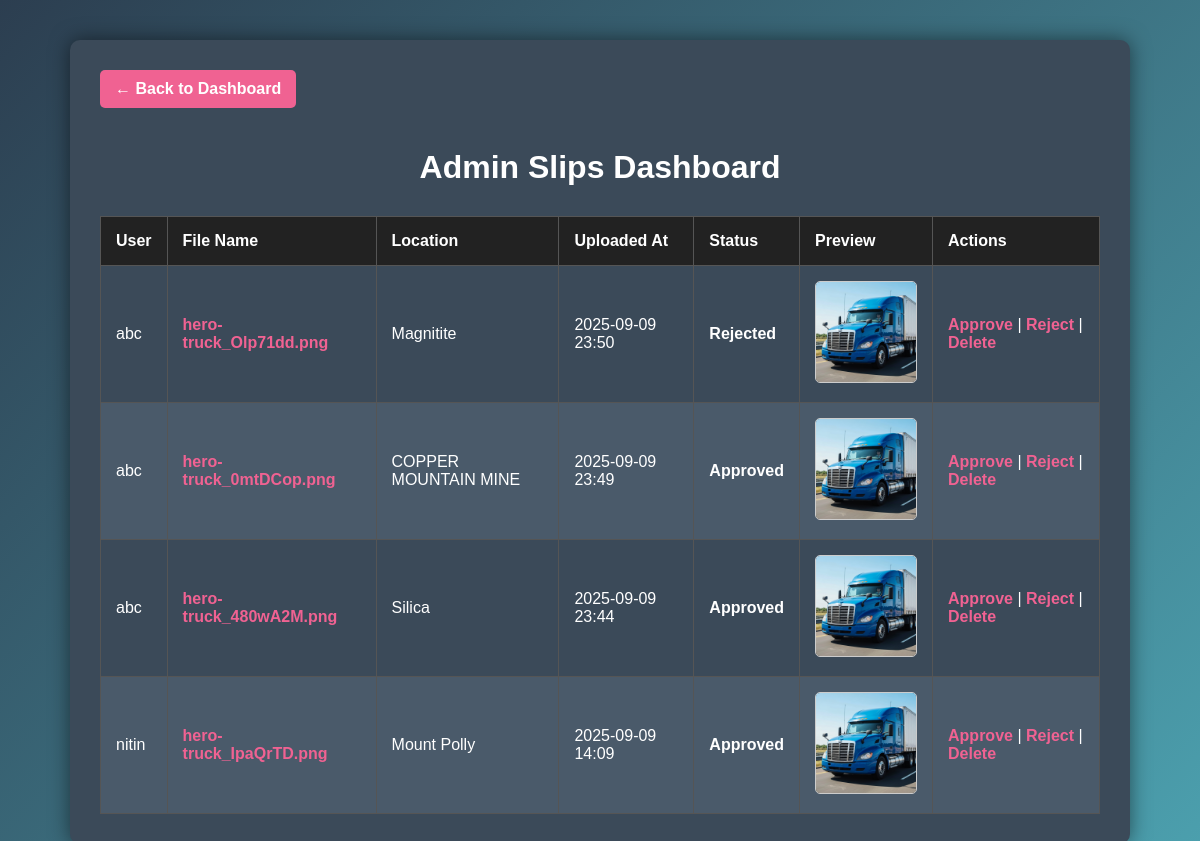
The page /all-slips/ (signed in) on the database its author committed.
### slips/models.py (models this page shows, shortened)
class Slips(models.Model):
    user = models.ForeignKey(
        settings.AUTH_USER_MODEL,   # links to your User model (drivers/admins)
        on_delete=models.CASCADE,
        related_name="slips"
    )
    file = models.FileField(upload_to="slips/")  # files will be saved in MEDIA_ROOT/slips/
    file_name = models.CharField(max_length=255, blank=True)
    uploaded_at = models.DateTimeField(auto_now_add=True)
    location = models.CharField(max_length=100,default="Unknown", blank=False)
    status = models.CharField(
        max_length=20,
        choices=[
            ("pending", "Pending"),
            ("approved", "Approved"),
            ("rejected", "Rejected"),
        ],
        default="pending"
    )
    @property
    def is_image(self):
        return self.file.name.lower().endswith(('.jpg', '.jpeg', '.png'))

### slips/views.py (the view)
# urls.py: path('all-slips/', views.admin_slips_view, name='a_slips'),
@login_required
@user_passes_test(lambda u: u.is_staff)  # restrict to staff/admin
def admin_slips_view(request):
    slips = Slips.objects.all().order_by('-uploaded_at')
    return render(request, 'admin_slips.html', {'slips': slips})

### slips/templatetags/customfilters.py (called while the page is built)
@register.filter
def basename(value):
    return os.path.basename(value)

### slips/templates/admin_slips.html (shortened to what this page needs)
{% load customfilters %}
<!DOCTYPE html>
<html lang="en">
<head>
</head>
<body>
    <div class="container">
        <a href="{% url 'a_dash' %}" class="back-button">← Back to Dashboard</a>
        <h1>Admin Slips Dashboard</h1>
        <table>
            <thead>
                <tr>
                    <th>User</th>
                    <th>File Name</th>
                    <th>Location</th>
                    <th>Uploaded At</th>
                    <th>Status</th>
                    <th>Preview</th>
                    <th>Actions</th>
                </tr>
            </thead>
            <tbody>
                {% for slip in slips %}
                <tr>
                    <td>{{ slip.user.username }}</td>
                    <td><a href="{{ slip.file.url }}" target="_blank">{{ slip.file_name|basename }}</a></td>
                    <td>{{ slip.location }}</td>
                    <td>{{ slip.uploaded_at|date:"Y-m-d H:i" }}</td>
                    <td class="status">{{ slip.status }}</td>
                    <td>
                        {% if slip.is_image %}
                            <img src="{{ slip.file.url }}" alt="Image Preview" class="image-preview"/>
                        {% else %}
                            N/A
                        {% endif %}
                    </td>
                    <td>
                        <a href="{% url 'approve_slip' slip.id %}">Approve</a> |
                        <a href="{% url 'reject_slip' slip.id %}">Reject</a> |
                        <a href="{% url 'delete_slip' slip.id %}" onclick="return confirm('Are you sure you want to delete this slip?');">Delete</a>
                    </td>
                </tr>
                {% empty %}
                <tr>
                    <td colspan="6" style="text-align: center;">No slips found.</td>
                </tr>
                {% endfor %}
            </tbody>
        </table>
    </div>
</body>
</html>

### slips/templates/admin_slips.html (style rules this page uses)
body { font-family: Arial, sans-serif; background: linear-gradient(135deg, #2c3e50, #4ca1af); color: white; margin: 0; padding: 40px; }
.container { max-width: 1000px; margin: auto; background-color: #3b4a59; padding: 30px; border-radius: 10px; box-shadow: 0 0 20px rgba(0,0,0,0.5); }
h1 { text-align: center; margin-bottom: 30px; font-size: 2rem; }
.back-button { display: inline-block; margin-bottom: 20px; padding: 10px 15px; background-color: #f06292; color: white; text-decoration: none; border-radius: 5px; font-weight: bold; }
table { width: 100%; border-collapse: collapse; }
th, td { padding: 15px; border: 1px solid #555; text-align: left; }
th { background-color: #222; font-weight: bold; }
tr:nth-child(even) { background-color: #4a5a6a; }
a { color: #f06292; text-decoration: none; font-weight: bold; }
.status { text-transform: capitalize; font-weight: bold; }
.image-preview { max-width: 100px; max-height: 100px; border-radius: 5px; border: 1px solid #ccc; }

### rows shown on the page
Slips: user.username "abc", file_name|basename "hero-truck_Olp71dd.png", location "Magnitite", uploaded_at "2025-09-09 23:50", status "Rejected", file (picture)
Slips: user.username "abc", file_name|basename "hero-truck_0mtDCop.png", location "COPPER MOUNTAIN MINE", uploaded_at "2025-09-09 23:49", status "Approved", file (picture)
Slips: user.username "abc", file_name|basename "hero-truck_480wA2M.png", location "Silica", uploaded_at "2025-09-09 23:44", status "Approved", file (picture)
Slips: user.username "nitin", file_name|basename "hero-truck_IpaQrTD.png", location "Mount Polly", uploaded_at "2025-09-09 14:09", status "Approved", file (picture)
